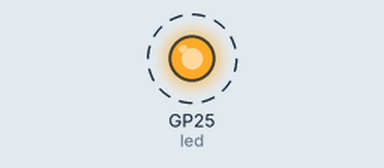
Simulated run of this program. Board: Raspberry Pi Pico running MicroPython. On the bench: output pins drawn as LEDs (lit = HIGH). Dashed ring = blinking.

Above: at 0.5 s.
Timing chart, 0 to 4.6 s (numbered marks = the images above):
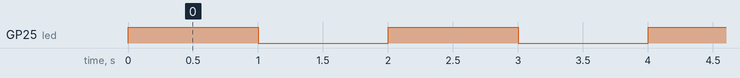

The program:

02_basic_loop.py
```python
# Basic program loop Example

from machine import Pin
# The time module has commands that allow you to add timing features to your program
from time import sleep

led = Pin(25, Pin.OUT)

while True:
    led.toggle()
    sleep(1) # Sleep for 1 second
```

Measured:
- by itself, GP25 (led): alternates HIGH for 1.0 s and LOW for 1.0 s
